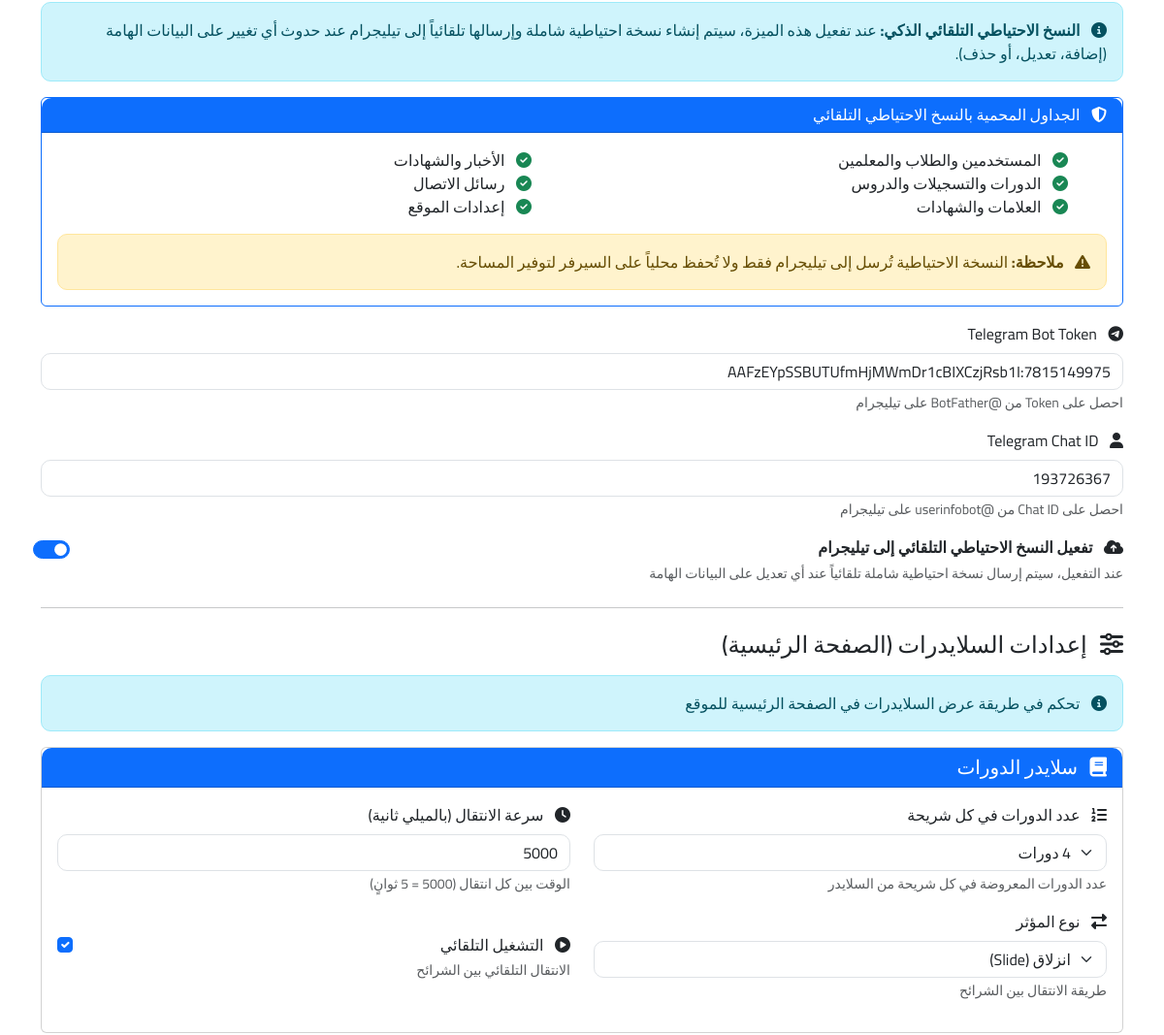
Before: /admin/settings (signed in, middle part) with the older database file.
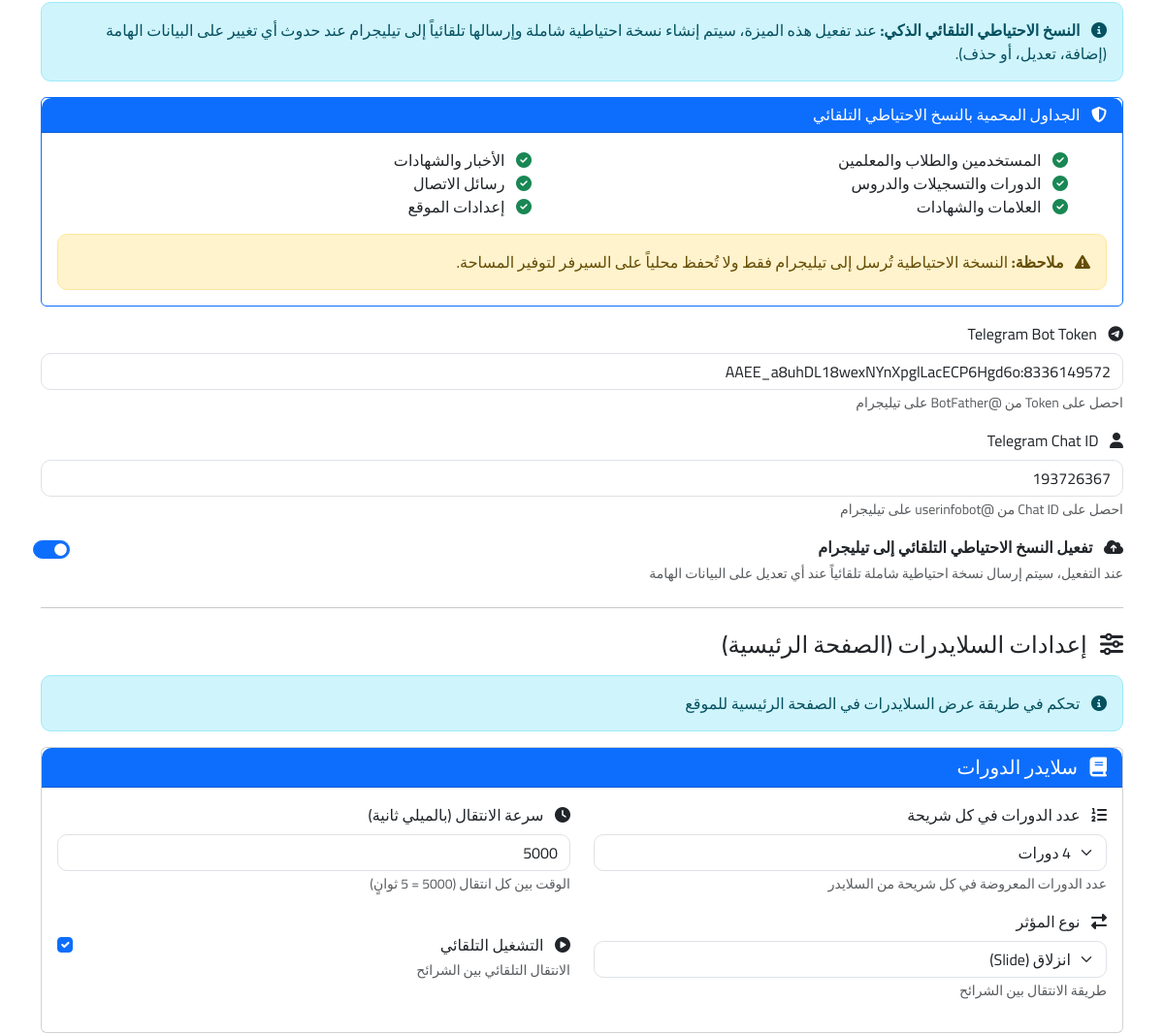
After: the same page with the newer database file.
### app/models/settings.py (models this page shows, shortened)
class SiteSettings(db.Model):
    __tablename__ = 'site_settings'
    id = db.Column(db.Integer, primary_key=True)
    institute_name = db.Column(db.String(200), default='معهد القاسم للعلوم واللغات')
    logo = db.Column(db.String(255))
    about_title = db.Column(db.String(200))
    about_content = db.Column(db.Text)
    founding_date = db.Column(db.String(100))
    mission_statement = db.Column(db.Text)
    facebook_url = db.Column(db.String(255))
    phone1 = db.Column(db.String(20))
    phone2 = db.Column(db.String(20))
    email = db.Column(db.String(120))
    address = db.Column(db.Text)
    telegram_bot_token = db.Column(db.String(255))
    telegram_chat_id = db.Column(db.String(100))
    telegram_backup_enabled = db.Column(db.Boolean, default=False)
    telegram_bot_enabled = db.Column(db.Boolean, default=False)
    telegram_bot_webhook_enabled = db.Column(db.Boolean, default=False)
    telegram_bot_webhook_url = db.Column(db.String(500))
    telegram_bot_notifications_enabled = db.Column(db.Boolean, default=True)
    courses_slider_items = db.Column(db.Integer, default=3)
    courses_slider_interval = db.Column(db.Integer, default=5000)
    courses_slider_auto_play = db.Column(db.Boolean, default=True)
    courses_slider_transition = db.Column(db.String(20), default='slide')
    teachers_slider_items = db.Column(db.Integer, default=4)
    teachers_slider_interval = db.Column(db.Integer, default=5000)
    teachers_slider_auto_play = db.Column(db.Boolean, default=True)
    teachers_slider_transition = db.Column(db.String(20), default='slide')
    payment_reminder_enabled = db.Column(db.Boolean, default=True)
    payment_reminder_days_before = db.Column(db.Integer, default=3)
    payment_reminder_time = db.Column(db.String(5), default='09:00')
    payment_reminder_message = db.Column(db.Text, default='تذكير: لديك قسط مستحق\n\n📋 العنوان: {title}\n💰 المبلغ الإجمالي: {total_amount} ل.س\n💳 المبلغ المدفوع: {paid_amount} ل.س\n📊 المبلغ المتبقي: {remaining_amount} ل.س\n📅 تاريخ الاستحقاق: {due_date}\n\nيرجى تسديد المبلغ المتبقي في أقرب وقت ممكن.')
    updated_at = db.Column(db.DateTime, default=damascus_now, onupdate=damascus_now)

### app/routes/admin.py (the view, shortened to what this page needs)
@bp.route('/settings', methods=['GET', 'POST'])
@role_or_permission_required(roles=['admin'], permissions=['settings.edit'])
def settings():
    site_settings = SiteSettings.query.first()
    if not site_settings:
        site_settings = SiteSettings()
        db.session.add(site_settings)
        db.session.commit()
    return render_template('admin/settings.html', settings=site_settings)

### app/models/user.py (called while the page is built)
    def is_super_admin(self):
        return self.role == 'admin' and self.phone_number == '0938074766'

### app/templates/admin/settings.html (shortened to what the changed rows need)
{% extends "base.html" %}
{% block content %}
<div class="container mt-4">
    <form method="POST">
        <div class="mb-3">
            <label class="form-label">
                <i class="fab fa-telegram ms-2"></i>
                Telegram Bot Token
            </label>
            <input type="text" class="form-control" name="telegram_bot_token" value="{{ settings.telegram_bot_token or '' }}" placeholder="123456:ABC-DEF1234ghIkl-zyx57W2v1u123ew11">
            <small class="text-muted">احصل على Token من @BotFather على تيليجرام</small>
        </div>
        <div class="mb-3">
            <label class="form-label">
                <i class="fas fa-user ms-2"></i>
                Telegram Chat ID
            </label>
            <input type="text" class="form-control" name="telegram_chat_id" value="{{ settings.telegram_chat_id or '' }}" placeholder="123456789">
            <small class="text-muted">احصل على Chat ID من @userinfobot على تيليجرام</small>
        </div>
        <div class="card mb-3">
            <div class="card-body">
                <div class="row">
                    <div class="col-md-6 mb-3">
                        <label class="form-label">
                            <i class="fas fa-clock ms-2"></i>
                            سرعة الانتقال (بالميلي ثانية)
                        </label>
                        <input type="number" class="form-control" name="courses_slider_interval" value="{{ settings.courses_slider_interval or 5000 }}" min="1000" max="30000" step="500">
                        <small class="text-muted">الوقت بين كل انتقال (5000 = 5 ثوانٍ)</small>
                    </div>
                </div>
            </div>
        </div>
    </form>
</div>
{% endblock %}

Changed rows visible on the page:
changed SiteSettings: telegram_bot_token "7815149975:AAFzEYpSSBUTUfmHjMWmDr1cBIXCzjRsb1I" → "8336149572:AAEE_a8uhDL18wexNYnXpglLacECP6Hgd6o"
